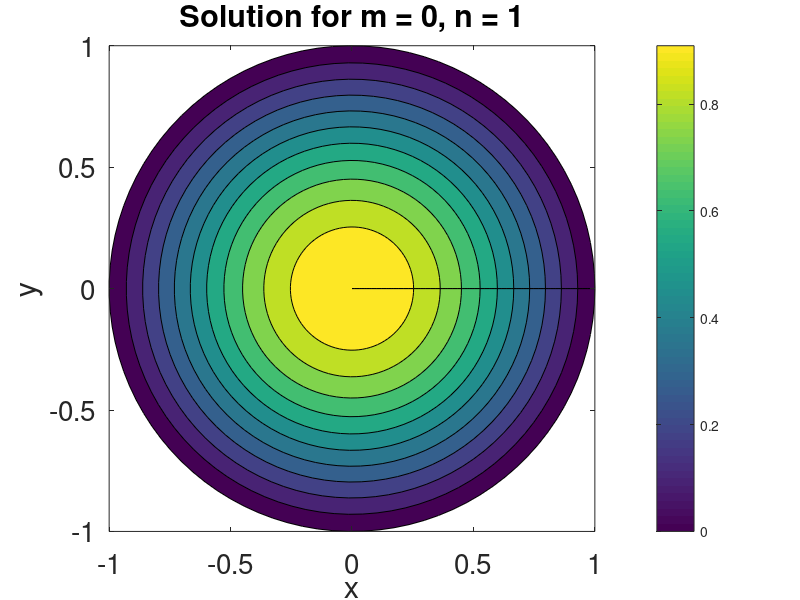
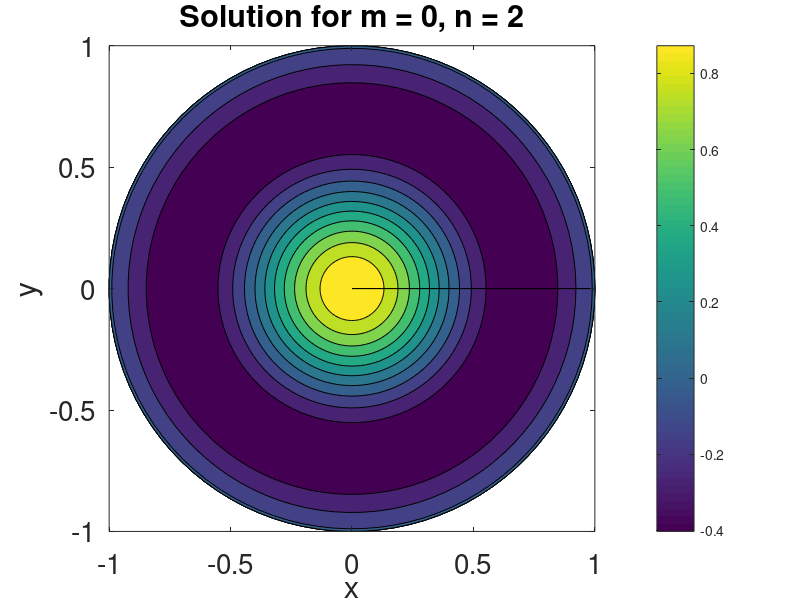
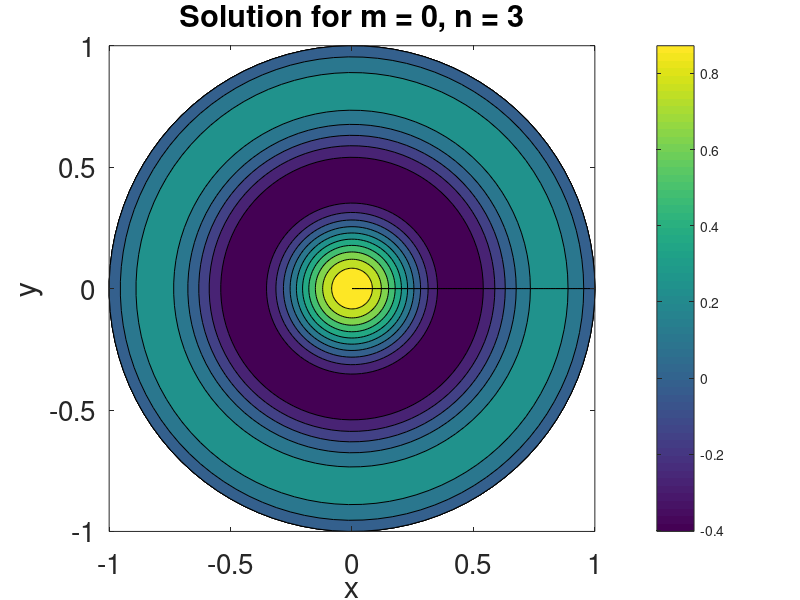
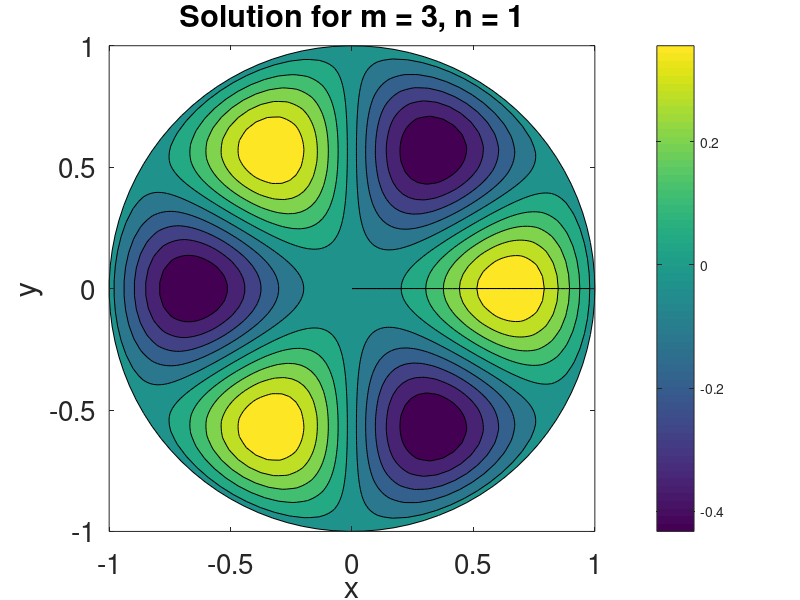

The MATLAB script that drew these images, in order:
clc,clear

Nr=100;
Nt=100;
n=0;

r=linspace(0,1,Nr);
theta=linspace(0,2*pi,Nt);
z=[2.40482558 5.520078112 8.653727913 6.380161896 9.76102368 13.0150072];

X=zeros(Nr,Nt);
Y=zeros(Nr,Nt);
Phi=zeros(Nr,Nt);

for k=1:length(z)

    for i=1:Nr
    
        for j=1:Nt
        
            X(i,j)=r(i)*cos(theta(j));
            Y(i,j)=r(i)*sin(theta(j));
            
            if k<=3
                
                m=0;
                
            else
                
                m=3;
                
            end
            
            Phi(i,j)=besselj(m,z(k)*r(i))*cos(theta(j)*m);
        
        end
        
        j=1;
    
    end
    

    n=n+1;
    
    if n>=4
        
        n=1;
        
    end
    
    i=1;
    figure
    contourf(X,Y,Phi)
    axis equal
    axis([-1 1 -1 1])
    set(gca,'fontsize',20)
    xlabel('x'); 
    ylabel('y'); 
    zlabel('u(t,x,y)');
    title([['Solution for m = ',num2str(m)],[', n = ', num2str(n)]]);
    colorbar
    
    %figure
    %mesh(X,Y,Phi)
        
end
